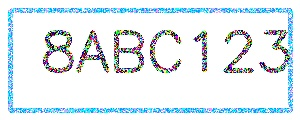
#> input picture test_synthetic_plate.jpg, 300 x 120 px
$ python -i plate_ocr.py   (imports and definitions only)
#> lines starting #> are read from the running program, lines starting #| are printed output that depends on the picture; after the words box and inside, x2 and y2 are one past the last pixel; in counts of white or black regions, pixels touching at a corner belong together
#> further down, picture is the input picture: shape (120, 300, 3); mean B, G, R 238.6, 235.3, 226.6
#!/usr/bin/env python3
"""
Enhanced License Plate OCR Module
Implements advanced EasyOCR-based text extraction with preprocessing and validation
"""

import cv2
import numpy as np
import easyocr
import re
import logging
from typing import List, Tuple, Optional, Dict
import time

# Configure logging
# [1 line not run here, left out]
logger = logging.getLogger(__name__)

class PlateOCR:
    """
    Advanced license plate OCR using EasyOCR with comprehensive preprocessing
    and validation for improved accuracy.
    """

    def __init__(self, languages=['en'], gpu=False, confidence_threshold=0.5):
        """
        Initialize the PlateOCR system.

        Args:
            languages: List of languages for OCR (default: ['en'])
            gpu: Whether to use GPU acceleration (default: False for MacBook compatibility)
            confidence_threshold: Minimum confidence for text detection (default: 0.5)
        """
        self.languages = languages
        self.gpu = gpu
        self.confidence_threshold = confidence_threshold
        self.reader = None

        # Performance tracking
        self.ocr_times = []
        self.total_processed = 0
        self.successful_reads = 0

        # Common license plate patterns (US formats)
        self.plate_patterns = [
            r'^[A-Z0-9]{2,3}[A-Z0-9]{3,4}$',  # Standard format: AB1234 or ABC123
            r'^[A-Z]{1,3}[0-9]{1,4}[A-Z]{0,2}$',  # Mixed format: A123B
            r'^[0-9]{1,3}[A-Z]{2,4}[0-9]{0,2}$',  # Number first: 1ABC23
            r'^[A-Z0-9]{5,8}$',  # General alphanumeric
        ]

        logger.info("PlateOCR initialized")

    # [21 lines left out: function load_reader, not called in this run]

    def preprocess_plate_image(self, plate_image: np.ndarray) -> List[np.ndarray]:
        """
        Apply multiple preprocessing techniques to improve OCR accuracy.

        Args:
            plate_image: Input plate crop image

        Returns:
            List of preprocessed images to try OCR on
        """
        if plate_image is None or plate_image.size == 0:
            return []

        processed_images = []

        try:
            # Convert to grayscale if needed
            if len(plate_image.shape) == 3:
                gray = cv2.cvtColor(plate_image, cv2.COLOR_BGR2GRAY)
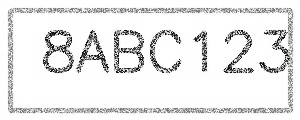
#> gray: shape (120, 300); min 2, max 255, mean 233.1
            else:
                gray = plate_image.copy()

            # Original grayscale
            processed_images.append(gray)

            # Method 1: OTSU thresholding
            try:
                _, thresh_otsu = cv2.threshold(gray, 0, 255, cv2.THRESH_BINARY + cv2.THRESH_OTSU)
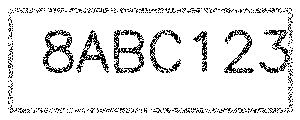
#> thresh_otsu: shape (120, 300); 90.4% white; black in thin lines or dots, all inside (x1, y1, x2, y2) = (8, 8, 293, 113)
                processed_images.append(thresh_otsu)
            except:
                pass

            # Method 2: Adaptive thresholding
            try:
                thresh_adaptive = cv2.adaptiveThreshold(
                    gray, 255, cv2.ADAPTIVE_THRESH_GAUSSIAN_C, cv2.THRESH_BINARY, 11, 2
                )
#> thresh_adaptive: shape (120, 300); 85.7% white; black in thin lines or dots
                processed_images.append(thresh_adaptive)
            except:
                pass

            # Method 3: Contrast enhancement + OTSU
            try:
                enhanced = cv2.equalizeHist(gray)
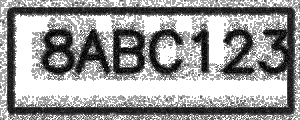
#> enhanced: shape (120, 300); min 0, max 255, mean 154.3
                _, thresh_enhanced = cv2.threshold(enhanced, 0, 255, cv2.THRESH_BINARY + cv2.THRESH_OTSU)
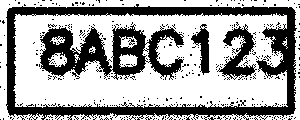
#> thresh_enhanced: shape (120, 300); 63% white; 396 black regions (392 under 20 px), largest, box (x1, y1, x2, y2) and area: (6, 4, 297, 120) 7181, (40, 24, 184, 80) 3893, (217, 24, 257, 80) 902, (191, 24, 210, 75) 451
                processed_images.append(thresh_enhanced)
            except:
                pass

            # Method 4: Morphological operations
            try:
                kernel = cv2.getStructuringElement(cv2.MORPH_RECT, (2, 2))
                morph = cv2.morphologyEx(gray, cv2.MORPH_CLOSE, kernel)
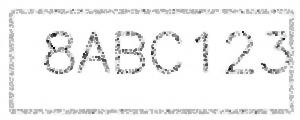
#> morph: shape (120, 300); min 10, max 255, mean 241.5
                _, thresh_morph = cv2.threshold(morph, 0, 255, cv2.THRESH_BINARY + cv2.THRESH_OTSU)
#> thresh_morph: shape (120, 300); 87.7% white; black in thin lines or dots, all inside (x1, y1, x2, y2) = (9, 9, 294, 114)
                processed_images.append(thresh_morph)
            except:
                pass

            # Method 5: Gaussian blur + threshold
            try:
                blurred = cv2.GaussianBlur(gray, (3, 3), 0)
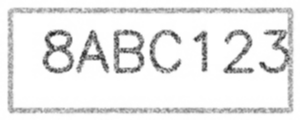
#> blurred: shape (120, 300); min 27, max 255, mean 233.1
                _, thresh_blur = cv2.threshold(blurred, 0, 255, cv2.THRESH_BINARY + cv2.THRESH_OTSU)
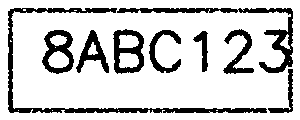
#> thresh_blur: shape (120, 300); 81.1% white; 9 black regions, largest, box (x1, y1, x2, y2) and area: (8, 8, 267, 113) 1966, (117, 8, 293, 73) 1414, (113, 29, 144, 74) 710
                processed_images.append(thresh_blur)
            except:
                pass

        except Exception as e:
            logger.warning(f"Preprocessing failed: {e}")
            # Fallback to original image
            if len(plate_image.shape) == 3:
                processed_images.append(cv2.cvtColor(plate_image, cv2.COLOR_BGR2GRAY))
            else:
                processed_images.append(plate_image)

        return processed_images

    # [179 lines left out: functions validate_plate_text, clean_plate_text, read_plate, get_performance_stats, reset_stats, test_plate_ocr, not called in this run]

# [2 lines not run here, left out]

>>> import cv2
>>> picture = cv2.imread('test_synthetic_plate.jpg')
>>> result = PlateOCR().preprocess_plate_image(picture)
#> result = 6 items

$ run again, on debug_simple.jpg
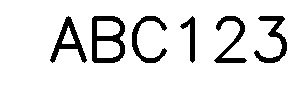
#> input picture debug_simple.jpg, 300 x 100 px
#> picture is the input picture: shape (100, 300, 3); min 0, max 255, mean 229.1
#> thresh_otsu: shape (100, 300); 89.8% white; 6 black regions, box (x1, y1, x2, y2) and area: (92, 16, 125, 63) 760, (50, 16, 87, 63) 543, (254, 16, 287, 63) 510, (214, 16, 247, 63) 486, (132, 16, 167, 63) 477, (180, 16, 195, 63) 271
#> in preprocess_plate_image, `thresh_adaptive = cv2.adaptiveThreshold( gray, 255, cv2.ADAPTIVE_THRES..`:
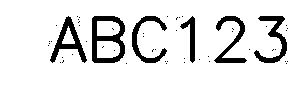
#> thresh_adaptive: shape (100, 300); 89.6% white; 54 black regions (48 under 20 px), largest, box (x1, y1, x2, y2) and area: (92, 16, 125, 63) 760, (50, 16, 87, 63) 543, (254, 16, 287, 63) 510, (214, 16, 247, 63) 486, (132, 16, 167, 63) 477, (180, 16, 195, 63) 271
#> thresh_enhanced: shape (100, 300); 84.8% white; 68 black regions (63 under 20 px), largest, box (x1, y1, x2, y2) and area: (87, 16, 168, 64) 1736, (48, 16, 91, 64) 761, (248, 16, 288, 64) 757, (208, 16, 248, 64) 686, (176, 16, 200, 64) 422
#> thresh_morph: shape (100, 300); 89.9% white; 6 black regions, box (x1, y1, x2, y2) and area: (93, 17, 126, 64) 760, (51, 18, 88, 63) 540, (255, 17, 288, 64) 508, (216, 17, 247, 64) 483, (133, 17, 168, 64) 475, (182, 18, 196, 63) 268
#> in preprocess_plate_image, `blurred = cv2.GaussianBlur(gray, (3, 3), 0)`:
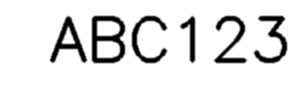
#> blurred: shape (100, 300); min 0, max 255, mean 229.1
#> thresh_blur: shape (100, 300); 89.8% white; 6 black regions, box (x1, y1, x2, y2) and area: (92, 16, 125, 63) 760, (50, 16, 87, 63) 544, (254, 16, 287, 63) 510, (214, 16, 247, 63) 487, (132, 16, 167, 63) 477, (180, 16, 195, 63) 272
#> result = 6 items
